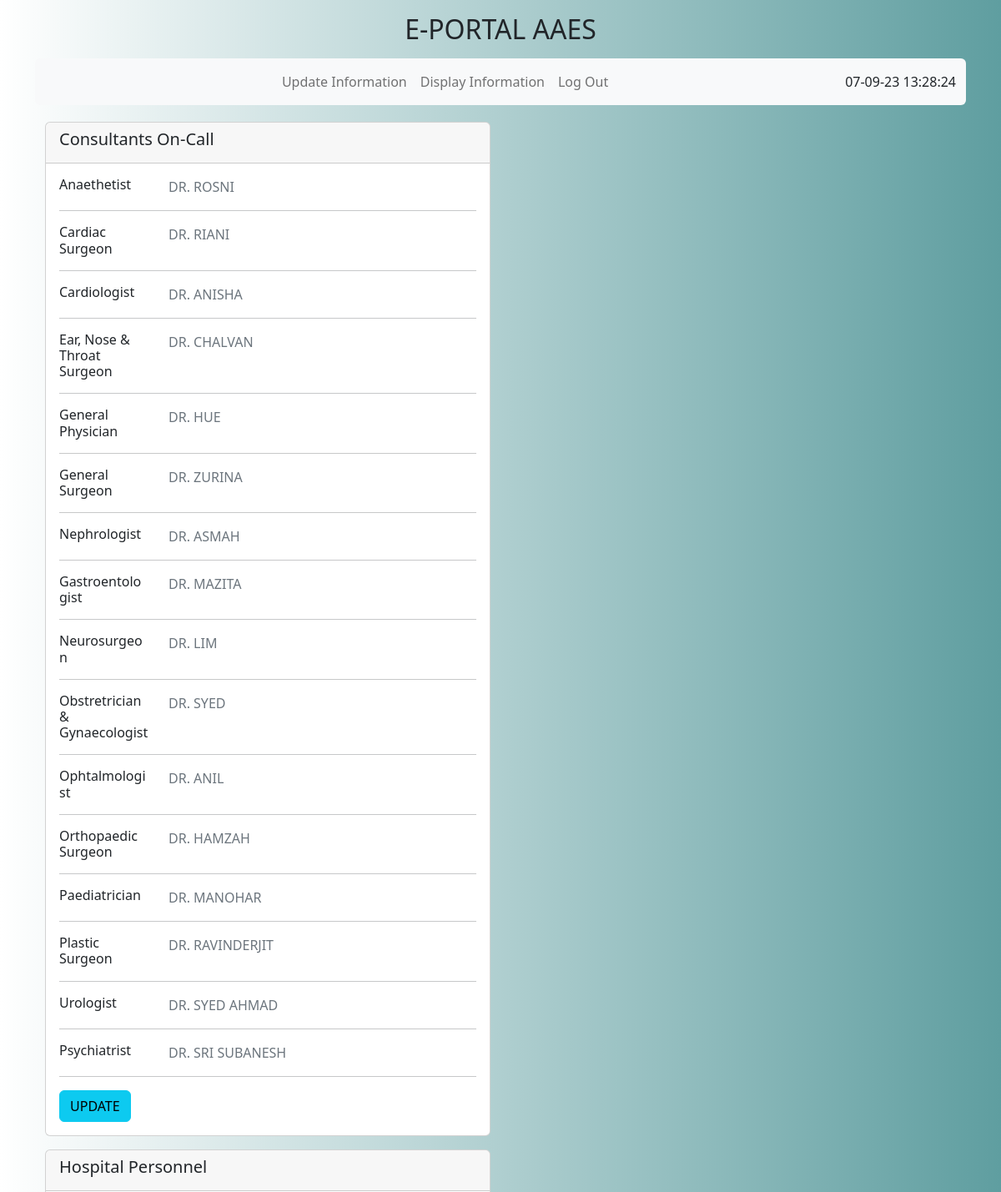
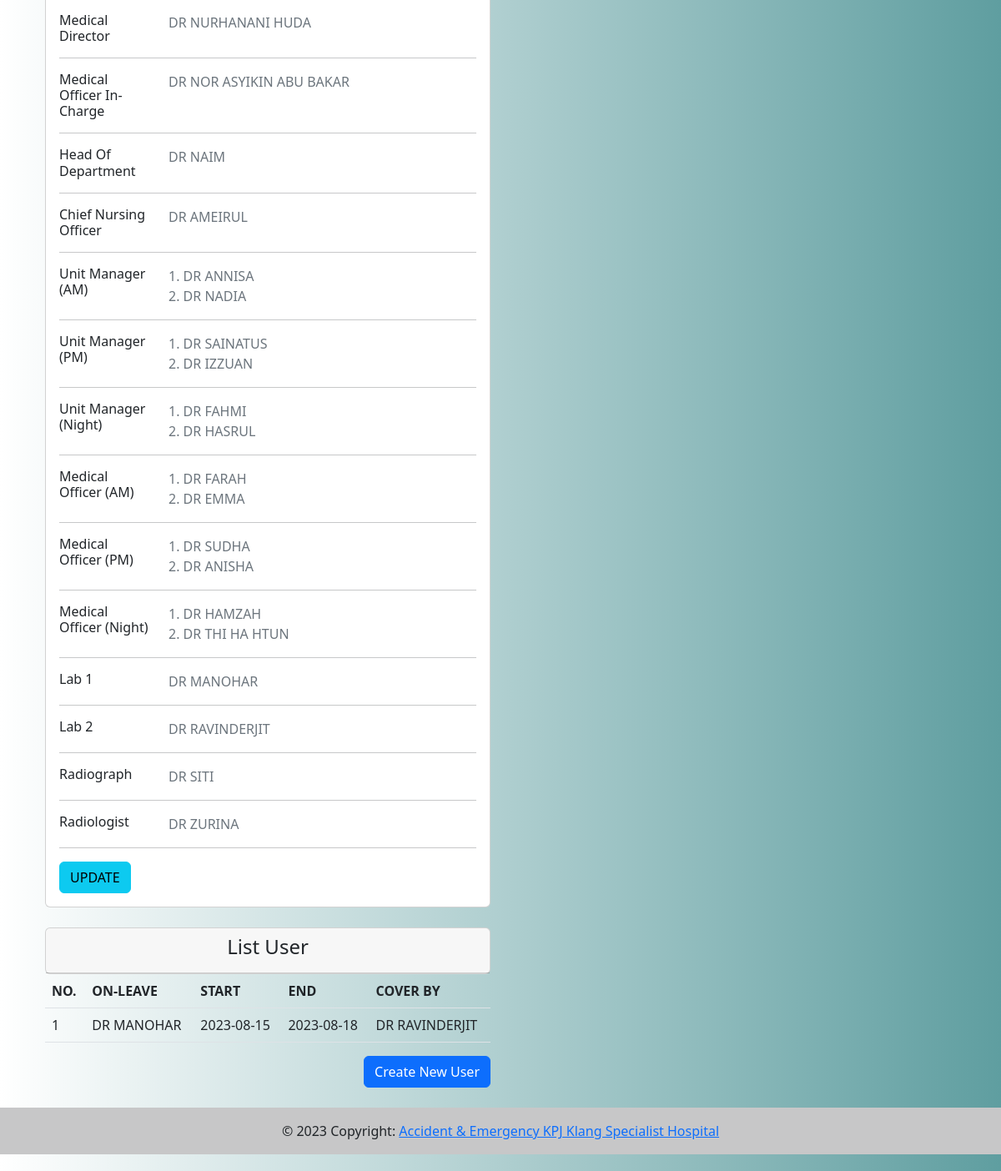
The page /pelajar/paparborangmaklumat.php (signed in) on the database its author committed (2 pictures, top to bottom).
### tables this page shows
CREATE TABLE `ibubapa` (
  `id_user` varchar(50) NOT NULL,
  `namabapa` varchar(50) NOT NULL,
  `noic_bapa` varchar(50) NOT NULL,
  `pekerjaanbapa` varchar(50) NOT NULL,
  `notel_bapa` varchar(50) NOT NULL,
  `namaibu` varchar(50) NOT NULL,
  `noic_ibu` varchar(50) NOT NULL,
  `pekerjaanibu` varchar(50) NOT NULL,
  `notel_ibu` varchar(50) NOT NULL,
  `neuro` varchar(50) NOT NULL,
  `obstre` varchar(50) NOT NULL,
  `ophtal` varchar(50) NOT NULL,
  `ortho` varchar(50) NOT NULL,
  `paed` varchar(50) NOT NULL,
  `plastic` varchar(50) NOT NULL,
  `urol` varchar(50) NOT NULL,
  `psych` varchar(50) NOT NULL,
  `onleave` varchar(50) NOT NULL,
  `date1` date DEFAULT NULL,
  `date2` date DEFAULT NULL,
  `cover` varchar(50) NOT NULL
);

CREATE TABLE `pelajar` (
  `id_user` varchar(50) NOT NULL,
  `md` varchar(50) NOT NULL,
  `noic` varchar(50) NOT NULL,
  `tempatlahir` varchar(50) NOT NULL,
  `agama` varchar(50) NOT NULL,
  `alamat` varchar(50) NOT NULL,
  `email` varchar(50) NOT NULL,
  `notel` varchar(50) NOT NULL,
  `umPm2` varchar(50) NOT NULL,
  `umNi1` varchar(50) NOT NULL,
  `umNi2` varchar(50) NOT NULL,
  `moAm1` varchar(50) NOT NULL,
  `moAm2` varchar(50) NOT NULL,
  `moPm1` varchar(50) NOT NULL,
  `moPm2` varchar(50) NOT NULL,
  `moNi1` varchar(50) NOT NULL,
  `moNi2` varchar(50) NOT NULL,
  `lab1` varchar(50) NOT NULL,
  `lab2` varchar(50) NOT NULL,
  `radiog` varchar(50) NOT NULL,
  `radiol` varchar(50) NOT NULL
);

### pelajar/paparborangmaklumat.php (the view, shortened to what this page needs)
<!doctype html>
<html lang="en">
<?php
include'../loginserver.php';
?>
  <head>
<link href="assets/dist/css/bootstrap.min.css" rel="stylesheet">
<link rel="stylesheet" href="//cdn.jsdelivr.net/npm/alertifyjs@1.13.1/build/css/alertify.min.css"/>
  </head>
  <body>
<main>
  <div class="container-xl mb-4">
    <center><p>
      <h2>E-PORTAL AAES</h2><p>
    </center>
   <nav class="navbar navbar-expand-sm bg-light rounded" aria-label="Twelfth navbar example">
      <div class="container-fluid">
        <div class="collapse navbar-collapse justify-content-md-center" id="navbar">
          <ul class="navbar-nav">
            <li class="nav-item">
              <a class="nav-link " href="paparborangmaklumat.php">Update Information</a>
            </li>
            <li class="nav-item">
              <a class="nav-link " href="displayPortal.php">Display Information</a>
            </li>
            <li class="nav-item">
              <a class="nav-link" href="../logout.php" onclick="return confirm('Anda Pasti Mahu Log Keluar?')">Log Out</a>
            </li>
          </ul>
        </div>
        <?php
$currentDateTime = date('d-m-y H:i:s');
echo $currentDateTime;
?>
      </div>
    </nav>
<div class="container">
            <?php
                            require '../config.php';
                            $query = "SELECT * FROM pelajar WHERE id_user='".$_SESSION['username']."'";
                            $query_run = mysqli_query($conn, $query);
                            $query2 = "SELECT * FROM ibubapa WHERE id_user='".$_SESSION['username']."'";
                            $query_run2 = mysqli_query($conn, $query2);
                            if(mysqli_num_rows($query_run) > 0 && mysqli_num_rows($query_run2)>0)
                            {
  foreach($query_run as $maklumat) {
    foreach($query_run2 as $maklumat2) {
    ?>
<div class="row">
  <br>
  <div class="col-md-6">
    <div class="card mb-3">
      <div class="card-header">
        <h5>Consultants On-Call</h5>
      </div>
      <div class="card-body">
        <div class="row">
          <div class="col-sm-3">
              <h6 class="mb-0">Anaethetist</h6>
          </div>
          <div class="col-sm-9 text-secondary">
              <?= $maklumat2['namabapa'] ?>
          </div>
        </div>
        <hr>
        <div class="row">
          <div class="col-sm-3">
            <h6 class="mb-0">Cardiac Surgeon</h6>
          </div>
        <div class="col-sm-9 text-secondary">
            <?= $maklumat2['noic_bapa'] ?>
        </div>
      </div>
        <hr>
      <div class="row">
          <div class="col-sm-3">
            <h6 class="mb-0">Cardiologist</h6>
          </div>
          <div class="col-sm-9 text-secondary">
            <?= $maklumat2['pekerjaanbapa'] ?>
        </div>
      </div>
      <hr>
      <div class="row">
        <div class="col-sm-3">
            <h6 class="mb-0">Ear, Nose & Throat Surgeon</h6>
        </div>
        <div class="col-sm-9 text-secondary">
            <?= $maklumat2['notel_bapa'] ?>
        </div>
      </div>
      <hr>
      <div class="row">
        <div class="col-sm-3">
            <h6 class="mb-0">General Physician</h6>
        </div>
        <div class="col-sm-9 text-secondary">
            <?= $maklumat2['namaibu'] ?>
        </div>
      </div>
      <hr>
      <div class="row">
        <div class="col-sm-3">
            <h6 class="mb-0">General Surgeon</h6>
        </div>
        <div class="col-sm-9 text-secondary">
            <?= $maklumat2['noic_ibu'] ?>
        </div>
      </div>
      <hr>
      <div class="row">
        <div class="col-sm-3">
            <h6 class="mb-0">Nephrologist</h6>
        </div>
        <div class="col-sm-9 text-secondary">
            <?= $maklumat2['pekerjaanibu'] ?>
        </div>
      </div>
      <hr>
      <div class="row">
        <div class="col-sm-3">
            <h6 class="mb-0">Gastroentologist</h6>
        </div>
        <div class="col-sm-9 text-secondary">
            <?= $maklumat2['notel_ibu'] ?>
        </div>
      </div>
      <hr>
      <div class="row">
        <div class="col-sm-3">
            <h6 class="mb-0">Neurosurgeon</h6>
        </div>
        <div class="col-sm-9 text-secondary">
            <?= $maklumat2['neuro'] ?>
        </div>
      </div>
      <hr>
      <div class="row">
        <div class="col-sm-3">
            <h6 class="mb-0">Obstretrician & Gynaecologist</h6>
        </div>
        <div class="col-sm-9 text-secondary">
            <?= $maklumat2['obstre'] ?>
        </div>
      </div>
      <hr>
      <div class="row">
        <div class="col-sm-3">
            <h6 class="mb-0">Ophtalmologist</h6>
        </div>
        <div class="col-sm-9 text-secondary">
            <?= $maklumat2['ophtal'] ?>
        </div>
      </div>
      <hr>
      <div class="row">
        <div class="col-sm-3">
            <h6 class="mb-0">Orthopaedic Surgeon</h6>
        </div>
        <div class="col-sm-9 text-secondary">
            <?= $maklumat2['ortho'] ?>
        </div>
      </div>
      <hr>
      <div class="row">
        <div class="col-sm-3">
            <h6 class="mb-0">Paediatrician</h6>
        </div>
        <div class="col-sm-9 text-secondary">
            <?= $maklumat2['paed'] ?>
        </div>
      </div>
      <hr>
      <div class="row">
        <div class="col-sm-3">
            <h6 class="mb-0">Plastic Surgeon</h6>
        </div>
        <div class="col-sm-9 text-secondary">
            <?= $maklumat2['plastic'] ?>
        </div>
      </div>
      <hr>
      <div class="row">
        <div class="col-sm-3">
            <h6 class="mb-0">Urologist</h6>
        </div>
        <div class="col-sm-9 text-secondary">
            <?= $maklumat2['urol'] ?>
        </div>
      </div>
      <hr>
      <div class="row">
        <div class="col-sm-3">
            <h6 class="mb-0">Psychiatrist</h6>
        </div>
        <div class="col-sm-9 text-secondary">
            <?= $maklumat2['psych'] ?>
        </div>
      </div>
      <hr>
      <div class="row">
        <div class="col-sm-12">
          <a class="btn btn-info " href="borang/update_form.php?id_user=<?php echo $maklumat["id_user"];?>">UPDATE</a>
        </div>
      </div>
      </div>
    </div>
  <div class="card mb-4">
      <div class="card-header">
        <h5>Hospital Personnel</h5>
      </div>
    <div class="card-body">
        <div class="row">
          <div class="col-sm-3">
              <h6 class="mb-0">Medical Director</h6>
          </div>
          <div class="col-sm-9 text-secondary">
              <?= $maklumat['md'] ?>
          </div>
        </div>
        <hr>
        <div class="row">
          <div class="col-sm-3">
            <h6 class="mb-0">Medical Officer In-Charge</h6>
          </div>
        <div class="col-sm-9 text-secondary">
            <?= $maklumat['noic'] ?>
        </div>
      </div>
      <hr>
        <div class="row">
          <div class="col-sm-3">
            <h6 class="mb-0">Head Of Department</h6>
          </div>
        <div class="col-sm-9 text-secondary">
            <?= $maklumat['notel'] ?>
        </div>
      </div>
      <hr>
      <div class="row">
          <div class="col-sm-3">
            <h6 class="mb-0">Chief Nursing Officer</h6>
          </div>
          <div class="col-sm-9 text-secondary">
            <?= $maklumat['alamat'] ?>
        </div>
      </div>
      <hr>
      <div class="row">
        <div class="col-sm-3">
            <h6 class="mb-0">Unit Manager (AM)</h6>
        </div>
        <div class="col-sm-9 text-secondary">
            1. <?= $maklumat['agama'] ?>
            <br>
            2. <?= $maklumat['tempatlahir'] ?>
        </div>
      </div>
      <hr>
      <div class="row">
        <div class="col-sm-3">
            <h6 class="mb-0">Unit Manager (PM)</h6>
        </div>
        <div class="col-sm-9 text-secondary">
            1. <?= $maklumat['email'] ?>
            <br>
            2. <?= $maklumat['umPm2'] ?>
        </div>
      </div>
      <hr>
      <div class="row">
        <div class="col-sm-3">
            <h6 class="mb-0">Unit Manager (Night)</h6>
        </div>
        <div class="col-sm-9 text-secondary">
            1. <?= $maklumat['umNi1'] ?>
            <br>
            2. <?= $maklumat['umNi2'] ?>
        </div>
      </div>
      <hr>
      <div class="row">
        <div class="col-sm-3">
            <h6 class="mb-0">Medical Officer (AM)</h6>
        </div>
        <div class="col-sm-9 text-secondary">
            1. <?= $maklumat['moAm1'] ?>
            <br>
            2. <?= $maklumat['moAm2'] ?>
        </div>
      </div>
      <hr>
      <div class="row">
        <div class="col-sm-3">
            <h6 class="mb-0">Medical Officer (PM)</h6>
        </div>
        <div class="col-sm-9 text-secondary">
            1. <?= $maklumat['moPm1'] ?>
            <br>
            2. <?= $maklumat['moPm2'] ?>
        </div>
      </div>
      <hr>
      <div class="row">
        <div class="col-sm-3">
            <h6 class="mb-0">Medical Officer (Night)</h6>
        </div>
        <div class="col-sm-9 text-secondary">
            1. <?= $maklumat['moNi1'] ?>
            <br>
            2. <?= $maklumat['moNi2'] ?>
        </div>
      </div>
      <hr>
      <div class="row">
          <div class="col-sm-3">
            <h6 class="mb-0">Lab 1</h6>
          </div>
          <div class="col-sm-9 text-secondary">
            <?= $maklumat['lab1'] ?>
        </div>
      </div>
      <hr>
      <div class="row">
          <div class="col-sm-3">
            <h6 class="mb-0">Lab 2</h6>
          </div>
          <div class="col-sm-9 text-secondary">
            <?= $maklumat['lab2'] ?>
        </div>
      </div>
      <hr>
      <div class="row">
          <div class="col-sm-3">
            <h6 class="mb-0">Radiograph</h6>
          </div>
          <div class="col-sm-9 text-secondary">
            <?= $maklumat['radiog'] ?>
        </div>
      </div>
      <hr>
      <div class="row">
          <div class="col-sm-3">
            <h6 class="mb-0">Radiologist</h6>
          </div>
          <div class="col-sm-9 text-secondary">
            <?= $maklumat['radiol'] ?>
        </div>
      </div>
      <hr>
      <div class="row">
        <div class="col-sm-12">
          <a class="btn btn-info " href="borang/borang_update.php?id_user=<?php echo $maklumat["id_user"];?>">UPDATE</a>
        </div>
      </div>
    </div>
  </div>
  <div class="row">
          <center>
            <div class="col-md-20">
                <div class="card">
                    <div class="card-header">
                        <h4>List User</h4>
                    </div>
                  </div>
          <div class="card-body">
            <table class="table">
            <thead>
            <tr>
                <th>NO.</th>
                <th>ON-LEAVE</th>
                <th>START</th>
                <th>END</th>
                <th>COVER BY</th>
            </tr>
        </thead>
        <tbody>
            <?php
                $cnt=1;
            ?>
                    <tr>
                    <td><?= $cnt; ?></td>
                    <td><?= $maklumat2['onleave']; ?></td>
                    <td><?= $maklumat2['date1']; ?></td>
                    <td><?= $maklumat2['date2']; ?></td>
                    <td><?= $maklumat2['cover']; ?></td>
                    </tr>
        </tbody>
    </table>
        <div class="row">
            <div class="col-sm-12">
                <a class="btn btn-primary float-end" href="createOnleave.php" >Create New User</a>
            </div>
        </div>
                    </div>
                </div>
            </div>
        </div>
  </div>
</div>
    <?php
  }
}
}
 ?>
</div>
</main>
  </body>
  <footer class="bg-light text-center text-lg-start">
  <div class="text-center p-3" style="background-color: hsla(0, 0%, 0%, 0.2);">
    © 2023 Copyright: <a href=""> Accident & Emergency KPJ Klang Specialist Hospital</a>
  </div>
</footer>
</html>

### pelajar/paparborangmaklumat.php (style rules this page uses)
body { padding-bottom: 20px; background: linear-gradient(to left, CadetBlue, White); }
.navbar { margin-bottom: 20px; }

### rows shown on the page
pelajar: md "DR NURHANANI HUDA", noic "DR NOR ASYIKIN ABU BAKAR", notel "DR NAIM", alamat "DR AMEIRUL", agama "DR ANNISA", tempatlahir "DR NADIA", email "DR SAINATUS", umPm2 "DR IZZUAN", umNi1 "DR FAHMI", umNi2 "DR HASRUL", moAm1 "DR FARAH", moAm2 "DR EMMA", moPm1 "DR SUDHA", moPm2 "DR ANISHA", moNi1 "DR HAMZAH", moNi2 "DR THI HA HTUN", lab1 "DR MANOHAR", lab2 "DR RAVINDERJIT", radiog "DR SITI", radiol "DR ZURINA"
ibubapa: namabapa "DR. ROSNI", noic_bapa "DR. RIANI", pekerjaanbapa "DR. ANISHA", notel_bapa "DR. CHALVAN", namaibu "DR. HUE", noic_ibu "DR. ZURINA", pekerjaanibu "DR. ASMAH", notel_ibu "DR. MAZITA", neuro "DR. LIM", obstre "DR. SYED", ophtal "DR. ANIL", ortho "DR. HAMZAH", paed "DR. MANOHAR", plastic "DR. RAVINDERJIT", urol "DR. SYED AHMAD", psych "DR. SRI SUBANESH", cnt "1", onleave "DR MANOHAR", date1 "2023-08-15", date2 "2023-08-18", cover "DR RAVINDERJIT"
